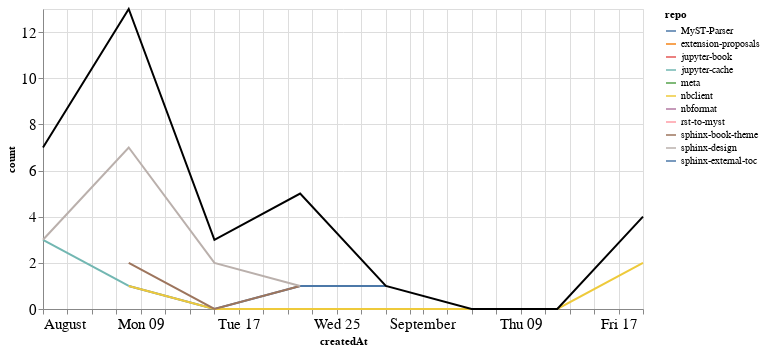

Notebook code cell kept with this figure:
### Markdown cell above
### PRs

### Code cell
prs_time = prs.groupby('repo').resample('W', on='createdAt').count()['author'].reset_index()
prs_time = prs_time.rename(columns={'author': 'count'})
prs_time_total = prs_time.groupby('createdAt').agg({"count": "sum"}).reset_index()

ch1 = alt.Chart(prs_time, width=600).mark_line().encode(
    x='createdAt',
    y='count',
    color='repo',
    tooltip="repo"
)

ch2 = alt.Chart(prs_time_total, width=600).mark_line(color="black").encode(
    x='createdAt',
    y='count',
)

ch1 + ch2

### Figure 1 — Vega-Lite specification as saved in the notebook (floating-point values rounded to 4 significant figures)
{"config": {"axisLeft": {"labelFontSize": 15}, "axisBottom": {"labelFontSize": 15}}, "layer": [{"data": {"name": "data-91213a79ef915c37898d876f3841172f"}, "mark": "line", "encoding": {"color": {"type": "nominal", "field": "repo"}, "tooltip": {"type": "nominal", "field": "repo"}, "x": {"type": "temporal", "field": "createdAt"}, "y": {"type": "quantitative", "field": "count"}}, "width": 600}, {"data": {"name": "data-dcd7d0d98b5c87475903009b6ec64dc3"}, "mark": {"type": "line", "color": "black"}, "encoding": {"x": {"type": "temporal", "field": "createdAt"}, "y": {"type": "quantitative", "field": "count"}}, "width": 600}], "$schema": "https://vega.github.io/schema/vega-lite/v4.8.1.json", "datasets": {"data-91213a79ef915c37898d876f3841172f": [{"repo": "MyST-Parser", "createdAt": "2021-08-08T00:00:00", "count": 1}, {"repo": "MyST-Parser", "createdAt": "2021-08-15T00:00:00", "count": 0}, {"repo": "MyST-Parser", "createdAt": "2021-08-22T00:00:00", "count": 1}, {"repo": "MyST-Parser", "createdAt": "2021-08-29T00:00:00", "count": 1}, {"repo": "extension-proposals", "createdAt": "2021-09-19T00:00:00", "count": 1}, {"repo": "jupyter-book", "createdAt": "2021-08-15T00:00:00", "count": 1}, {"repo": "jupyter-cache", "createdAt": "2021-08-01T00:00:00", "count": 3}, {"repo": "jupyter-cache", "createdAt": "2021-08-08T00:00:00", "count": 1}, {"repo": "meta", "createdAt": "2021-08-08T00:00:00", "count": 1}, {"repo": "nbclient", "createdAt": "2021-08-08T00:00:00", "count": 1}, {"repo": "nbclient", "createdAt": "2021-08-15T00:00:00", "count": 0}, {"repo": "nbclient", "createdAt": "2021-08-22T00:00:00", "count": 0}, {"repo": "nbclient", "createdAt": "2021-08-29T00:00:00", "count": 0}, {"repo": "nbclient", "createdAt": "2021-09-05T00:00:00", "count": 0}, {"repo": "nbclient", "createdAt": "2021-09-12T00:00:00", "count": 0}, {"repo": "nbclient", "createdAt": "2021-09-19T00:00:00", "count": 2}, {"repo": "nbformat", "createdAt": "2021-09-19T00:00:00", "count": 1}, {"repo": "rst-to-myst", "createdAt": "2021-08-22T00:00:00", "count": 2}, {"repo": "sphinx-book-theme", "createdAt": "2021-08-08T00:00:00", "count": 2}, {"repo": "sphinx-book-theme", "createdAt": "2021-08-15T00:00:00", "count": 0}, {"repo": "sphinx-book-theme", "createdAt": "2021-08-22T00:00:00", "count": 1}, {"repo": "sphinx-design", "createdAt": "2021-08-01T00:00:00", "count": 3}, {"repo": "sphinx-design", "createdAt": "2021-08-08T00:00:00", "count": 7}, {"repo": "sphinx-design", "createdAt": "2021-08-15T00:00:00", "count": 2}, {"repo": "sphinx-design", "createdAt": "2021-08-22T00:00:00", "count": 1}, {"repo": "sphinx-external-toc", "createdAt": "2021-08-01T00:00:00", "count": 1}], "data-dcd7d0d98b5c87475903009b6ec64dc3": [{"createdAt": "2021-08-01T00:00:00", "count": 7}, {"createdAt": "2021-08-08T00:00:00", "count": 13}, {"createdAt": "2021-08-15T00:00:00", "count": 3}, {"createdAt": "2021-08-22T00:00:00", "count": 5}, {"createdAt": "2021-08-29T00:00:00", "count": 1}, {"createdAt": "2021-09-05T00:00:00", "count": 0}, {"createdAt": "2021-09-12T00:00:00", "count": 0}, {"createdAt": "2021-09-19T00:00:00", "count": 4}]}}
